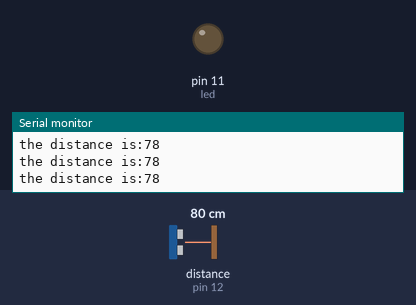
The sketch below on a simulated Arduino Uno, built with avr-gcc and run on an emulated ATmega328P. On the bench: output pins drawn as LEDs (lit = HIGH), the last lines printed to the serial monitor. Wiring (inferred from the names in the program): ultrasonic range finder: trigger pin 13; echo pin 12. Inputs (shaded band) come from the test bench; at power-on: distance to the obstacle (sensor on pin 12) 80 cm. The echo pulse lasts 58.3 µs per cm; pins used as bus, display or sensor lines are not drawn.

Above: at 1.2 s.
1.3 s: distance to the obstacle (sensor on pin 12) set to 12 cm
4.3 s: distance to the obstacle (sensor on pin 12) set to 9 cm
At 4.7 s:
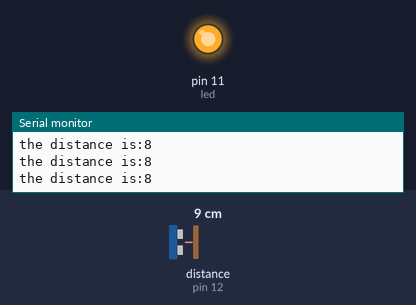
5.8 s: distance to the obstacle (sensor on pin 12) set to 120 cm
At 7.0 s:
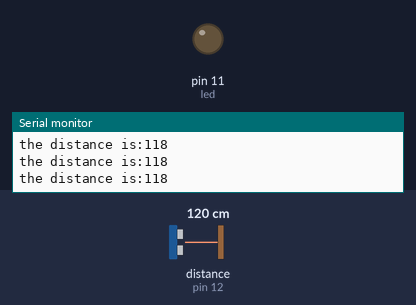
7.3 s: distance to the obstacle (sensor on pin 12) set to 2 cm
At 8.5 s:
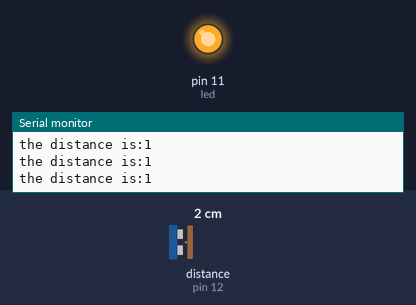
Timing chart, 0 to 10.3 s (numbered marks = the images above; inputs shaded):
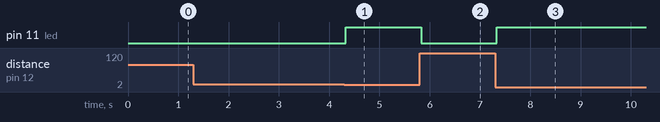

The sketch:

distance.ino
```cpp
const int trigPin = 13;
const int echoPin  = 12;
const int led = 11;
void setup()
{ Serial.begin (9600);
pinMode(trigPin, OUTPUT);
pinMode(echoPin, INPUT);
pinMode(led, OUTPUT);
}
void loop()
{
long duration, distance;
digitalWrite(trigPin, LOW);
delayMicroseconds(2);
digitalWrite(trigPin, HIGH);
delayMicroseconds(10);
digitalWrite(trigPin, LOW);
duration = pulseIn(echoPin, HIGH);
distance = (duration/2) * 0.034;
Serial.print("the distance is:");
Serial.println(distance);
if (distance < 10)
{
digitalWrite(led,HIGH);
}
else {
digitalWrite(led,LOW);
}
}
```

Measured:
- the behaviour switches between 11 and 10 cm on distance to the obstacle (sensor on pin 12) (found by bisection; images 0 and 1)
- after the input at 4.3 s, pin 11 (led): LOW → HIGH at once
- after the input at 5.8 s, pin 11 (led): HIGH → LOW at once
- after the input at 7.3 s, pin 11 (led): LOW → HIGH at once
